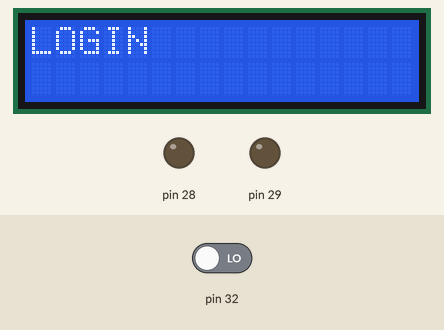
Simulated run of this sketch. Board: Arduino Mega 2560, built with avr-gcc and run on an emulated ATmega2560. Shown: 16×2 character LCD, output pins drawn as LEDs (lit = HIGH). The test bench sets the inputs (shaded band); at power-on: pin 32 LOW.

Above: at 1.2 s.
1.3 s: pin 32 driven HIGH
At 2.0 s:
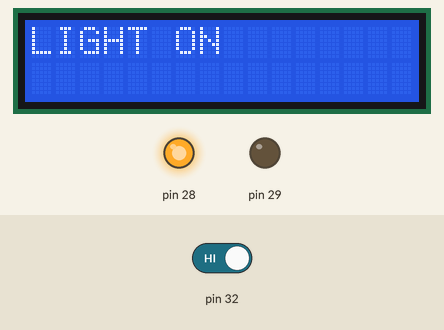
2.8 s: pin 32 driven LOW
At 4.2 s:
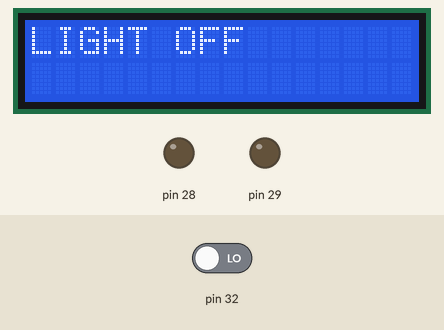
Timing chart, 0 to 5.8 s (numbered marks = the images above; inputs shaded):
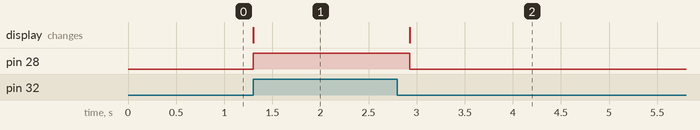

Measured:
- after the input at 1.3 s, pin 28: LOW → HIGH at once; the display: changes at once (image 1)
- after the input at 2.8 s, pin 28: HIGH → LOW after 0.13 s; the display: changes after 0.13 s (image 2)

The sketch:

SOUND_CH2.ino
```cpp
#include <LiquidCrystal.h>

LiquidCrystal lcd(22,23,24,25,26,27);

int sound = 32;
int LED = 28;
int LED1 = 29;

void setup(){
  pinMode(28,OUTPUT);
  pinMode(29,OUTPUT);
  pinMode(32,INPUT);
  Serial.begin(9600);
  lcd.begin(16,2);
  lcd.print("LOGIN");
}

void loop(){
  int i,k;
  if(digitalRead(32) == HIGH){
    digitalWrite(28,HIGH);
    lcd.clear();
    lcd.print("LIGHT ON");
    delay(200);
    i = 1;
    if(digitalRead(32) == LOW){
    if(i=1){
    digitalWrite(28,LOW);
    lcd.clear();
    lcd.print("LIGHT OFF");
    delay(200);
    }
    }
    }
}
```
